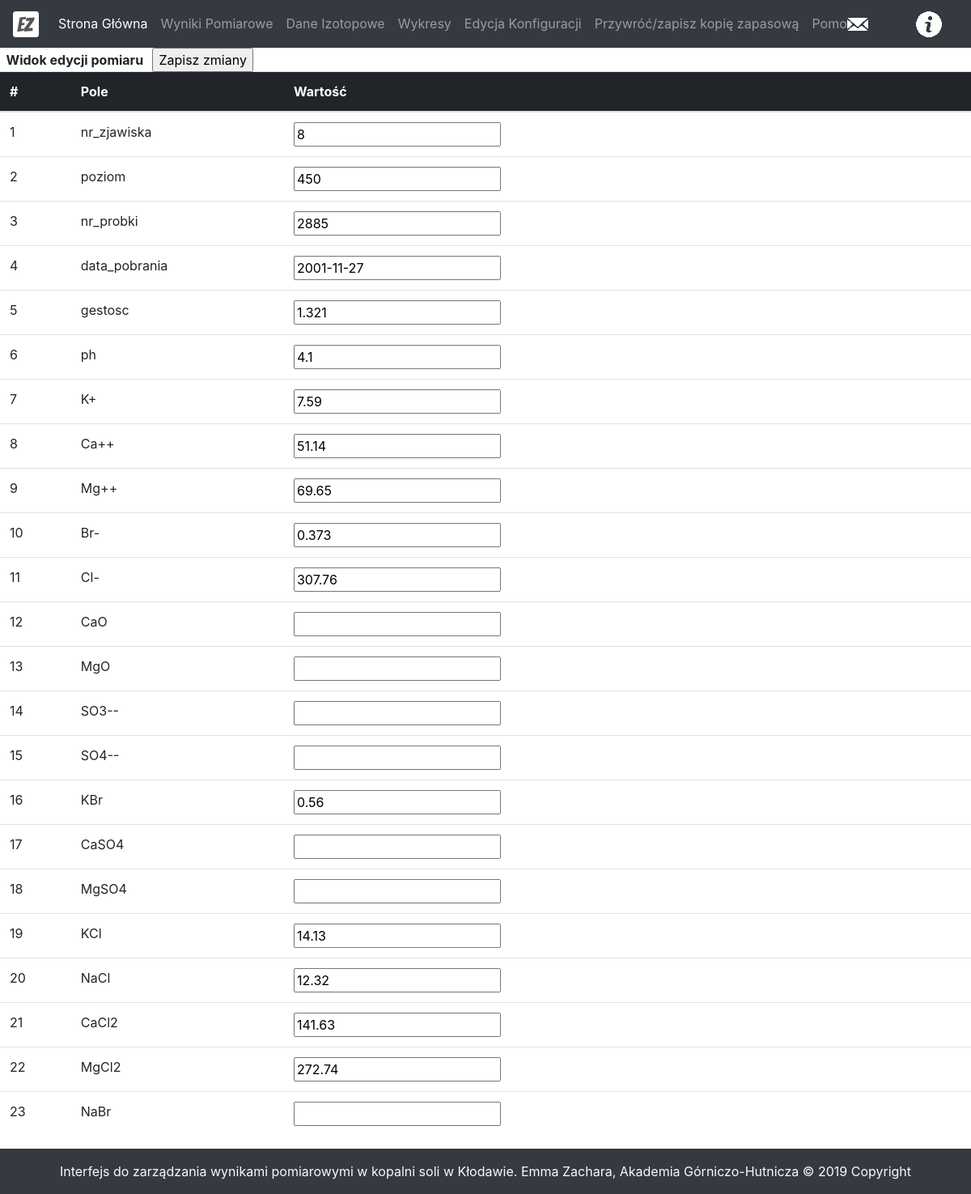
The app's page /editSample/4 with its own data.
### tables this page shows
CREATE TABLE results(
  id INTEGER PRIMARY KEY AUTOINCREMENT,
  nr_zjawiska INTEGER NULL,
  poziom INTEGER NULL,
  nr_probki INTEGER NULL,
  data_pobrania TEXT NULL,
  gestosc REAL NULL,
  ph REAL NULL,
  K REAL NULL,
  Ca REAL NULL,
  Mg REAL NULL,
  Br REAL NULL,
  Cl REAL NULL,
  CaO REAL NULL,
  MgO REAL NULL,
  SO3 REAL NULL,
  SO4 REAL NULL,
  KBr REAL NULL,
  CaSO4 REAL NULL,
  MgSO4 REAL NULL,
  KCl REAL NULL,
  NaCl REAL NULL,
  CaCl2 REAL NULL,
  MgCl2 REAL NULL,
  NaBr REAL NULL
, stezenie_roztworu_z_soli TEXT, stezenie_roztworu_z_jonow TEXT, stezenie_roztworu_w_h2o_z_soli TEXT, stezenie_roztoworu_w_h2o_z_jonow TEXT, stezenie_ca_mg_w_h2o_z_soli TEXT, steznie_na_k_w_h2o_z_soli TEXT, steznie_na_k_ca_mg_w_h2o_z_soli TEXT, poprawka_na_tlen_z_soli TEXT, poprawka_na_tlen_z_jonow TEXT, poprawka_na_deuter_z_soli TEXT, poprawka_na_deuter_z_jonow TEXT);

### main.py (the view)
@app.route('/editSample/<int:id>', methods=['GET', 'POST'])
def editSample(id):
    edited = True if request.method == 'POST' else False
    if edited:
        updateSample(id, request.form)
    sample = getSample(id)
    samples = [sample]
    convertNulls(samples, character='')
    return render_template('editSample.html', sample=samples[0], edited=edited, mode="edit")

### dbUtils.py (called while the page is built)
def dict_factory(cursor, row):
    d = OrderedDict()
    for idx, col in enumerate(cursor.description):
        d[col[0]] = row[idx]
    return d

def getSample(id):
    conn = sqlite3.connect('data.db')
    cursor = conn.cursor()
    query = 'select * from results where id = {0}'.format(id)
    for row in cursor.execute(query):
        r = row
    sample = dict_factory(cursor, r)
    conn.close()
    return sample

def convertNulls(sampleList, character='--'):
    for index, sample in enumerate(sampleList):
        for key, value in sample.items():
            if value==None:
                sampleList[index][key]=character

### templates/editSample.html (shortened to what this page needs)
{% extends 'layout.html' %}
{% block body %}
	<div>
		{% if mode=='edit' %}
		<form method="POST" action="/editSample/{{sample.id}}">{% endif %}
			<table class="table">
				<thead>
					<tr>
						<div>
	{% if mode=='edit' %}	<b>&nbsp; Widok edycji pomiaru &nbsp; </b>
							<input type="submit" value="Zapisz zmiany">&nbsp;{% endif %}
						</div>
					</tr>
					<tr>
						<th>#</th>
						<th>Pole</th>
						<th>Wartość</th>
						<th></th>
						<th></th>
						<th></th>
						<th></th>
						<th></th>
						<th></th>
					</tr>
				</thead>
  				<tbody>
  				  <tr>
					  <td>1</td>
					  <td>nr_zjawiska</td>
					  <td><input type="text" name="nr_zjawiska" value="{{sample.nr_zjawiska}}"></td>
					  <td></td>
					  <td></td>
					  <td></td>
					  <td></td>
					  <td></td>
					  <td></td>
  				  </tr>
				  <tr>
					  <td>2</td>
					  <td>poziom</td>
					  <td><input type="text" name="poziom" value="{{sample.poziom}}"></td>
					  <td></td>
					  <td></td>
					  <td></td>
					  <td></td>
					  <td></td>
					  <td></td>
  				  </tr>
				  <tr>
					  <td>3</td>
					  <td>nr_probki</td>
					  <td><input type="text" name="nr_probki" value="{{sample.nr_probki}}"></td>
					  <td></td>
					  <td></td>
					  <td></td>
					  <td></td>
					  <td></td>
					  <td></td>
  				  </tr>
				  <tr>
					  <td>4</td>
					  <td>data_pobrania</td>
					  <td><input type="text" name="data_pobrania" value="{{sample.data_pobrania}}"></td>
					  <td></td>
					  <td></td>
					  <td></td>
					  <td></td>
					  <td></td>
					  <td></td>
  				  </tr>
				  <tr>
					  <td>5</td>
					  <td>gestosc</td>
					  <td><input type="text" name="gestosc" value="{{sample.gestosc}}"></td>
					  <td></td>
					  <td></td>
					  <td></td>
					  <td></td>
					  <td></td>
					  <td></td>
  				  </tr>
				  <tr>
					  <td>6</td>
					  <td>ph</td>
					  <td><input type="text" name="ph" value="{{sample.ph}}"></td>
					  <td></td>
					  <td></td>
					  <td></td>
					  <td></td>
					  <td></td>
					  <td></td>
  				  </tr>
				  <tr>
					  <td>7</td>
					  <td>K+</td>
					  <td><input type="text" name="K" value="{{sample.K}}"></td>
					  <td></td>
					  <td></td>
					  <td></td>
					  <td></td>
					  <td></td>
					  <td></td>
  				  </tr>
				  <tr>
					  <td>8</td>
					  <td>Ca++</td>
					  <td><input type="text" name="Ca" value="{{sample.Ca}}"></td>
					  <td></td>
					  <td></td>
					  <td></td>
					  <td></td>
					  <td></td>
					  <td></td>
  				  </tr>
				  <tr>
					  <td>9</td>
					  <td>Mg++</td>
					  <td><input type="text" name="Mg" value="{{sample.Mg}}"></td>
					  <td></td>
					  <td></td>
					  <td></td>
					  <td></td>
					  <td></td>
					  <td></td>
  				  </tr>
				  <tr>
					  <td>10</td>
					  <td>Br-</td>
					  <td><input type="text" name="Br" value="{{sample.Br}}"></td>
					  <td></td>
					  <td></td>
					  <td></td>
					  <td></td>
					  <td></td>
					  <td></td>
  				  </tr>
				  <tr>
					  <td>11</td>
					  <td>Cl-</td>
					  <td><input type="text" name="Cl" value="{{sample.Cl}}"></td>
					  <td></td>
					  <td></td>
					  <td></td>
					  <td></td>
					  <td></td>
					  <td></td>
  				  </tr>
				  <tr>
					  <td>12</td>
					  <td>CaO</td>
					  <td><input type="text" name="CaO" value="{{sample.CaO}}"></td>
					  <td></td>
					  <td></td>
					  <td></td>
					  <td></td>
					  <td></td>
					  <td></td>
  				  </tr>
				  <tr>
					  <td>13</td>
					  <td>MgO</td>
					  <td><input type="text" name="MgO" value="{{sample.MgO}}"></td>
					  <td></td>
					  <td></td>
					  <td></td>
					  <td></td>
					  <td></td>
					  <td></td>
  				  </tr>
				  <tr>
					  <td>14</td>
					  <td>SO3--</td>
					  <td><input type="text" name="SO3" value="{{sample.SO3}}"></td>
					  <td></td>
					  <td></td>
					  <td></td>
					  <td></td>
					  <td></td>
					  <td></td>
  				  </tr>
				  <tr>
					  <td>15</td>
					  <td>SO4--</td>
					  <td><input type="text" name="SO4" value="{{sample.SO4}}"></td>
					  <td></td>
					  <td></td>
					  <td></td>
					  <td></td>
					  <td></td>
					  <td></td>
  				  </tr>
				  <tr>
					  <td>16</td>
					  <td>KBr</td>
					  <td><input type="text" name="KBr" value="{{sample.KBr}}"></td>
					  <td></td>
					  <td></td>
					  <td></td>
					  <td></td>
					  <td></td>
					  <td></td>
  				  </tr>
				  <tr>
					  <td>17</td>
					  <td>CaSO4</td>
					  <td><input type="text" name="CaSO4" value="{{sample.CaSO4}}"></td>
					  <td></td>
					  <td></td>
					  <td></td>
					  <td></td>
					  <td></td>
					  <td></td>
  				  </tr>
				  <tr>
					  <td>18</td>
					  <td>MgSO4</td>
					  <td><input type="text" name="MgSO4" value="{{sample.MgSO4}}"></td>
					  <td></td>
					  <td></td>
					  <td></td>
					  <td></td>
					  <td></td>
					  <td></td>
  				  </tr>
				  <tr>
					  <td>19</td>
					  <td>KCl</td>
					  <td><input type="text" name="KCl" value="{{sample.KCl}}"></td>
					  <td></td>
					  <td></td>
					  <td></td>
					  <td></td>
					  <td></td>
					  <td></td>
  				  </tr>
				  <tr>
					  <td>20</td>
					  <td>NaCl</td>
					  <td><input type="text" name="NaCl" value="{{sample.NaCl}}"></td>
					  <td></td>
					  <td></td>
					  <td></td>
					  <td></td>
					  <td></td>
					  <td></td>
  				  </tr>
				  <tr>
					  <td>21</td>
					  <td>CaCl2</td>
					  <td><input type="text" name="CaCl2" value="{{sample.CaCl2}}"></td>
					  <td></td>
					  <td></td>
					  <td></td>
					  <td></td>
					  <td></td>
					  <td></td>
  				  </tr>
				  <tr>
					  <td>22</td>
					  <td>MgCl2</td>
					  <td><input type="text" name="MgCl2" value="{{sample.MgCl2}}"></td>
					  <td></td>
					  <td></td>
					  <td></td>
					  <td></td>
					  <td></td>
					  <td></td>
  				  </tr>
				  <tr>
					  <td>23</td>
					  <td>NaBr</td>
					  <td><input type="text" name="NaBr" value="{{sample.NaBr}}"></td>
					  <td></td>
					  <td></td>
					  <td></td>
					  <td></td>
					  <td></td>
					  <td></td>
  				  </tr>
  				</tbody>
			</table>
		</form>
	</div>
{% endblock %}

### static/style.css (style rules this page uses)
table { border-collapse: collapse; width: 100%; }
th, td { padding: 8px 16px; }
th { color: #fff; background-color: #212529; border-color: #32383e; }

### records on screen
results: nr_zjawiska "8", poziom "450", nr_probki "2885", data_pobrania "2001-11-27", gestosc "1.321", ph "4.1", K "7.59", Ca "51.14", Mg "69.65", Br "0.373", Cl "307.76", KBr "0.56", KCl "14.13", NaCl "12.32", CaCl2 "141.63", MgCl2 "272.74"
